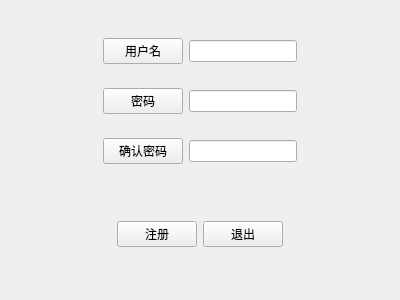
<?xml version="1.0" encoding="UTF-8"?>
<ui version="4.0">
 <class>zhuce</class>
 <widget class="QWidget" name="zhuce">
  <property name="geometry">
   <rect>
    <x>0</x>
    <y>0</y>
    <width>400</width>
    <height>300</height>
   </rect>
  </property>
  <property name="windowTitle">
   <string>Form</string>
  </property>
  <layout class="QVBoxLayout" name="verticalLayout_2">
   <item>
    <widget class="QWidget" name="widget_6" native="true">
     <layout class="QVBoxLayout" name="verticalLayout_3">
      <item>
       <widget class="QWidget" name="widget_4" native="true">
        <layout class="QVBoxLayout" name="verticalLayout">
         <item>
          <widget class="QWidget" name="widget" native="true">
           <layout class="QHBoxLayout" name="horizontalLayout">
            <item>
             <spacer name="horizontalSpacer">
              <property name="orientation">
               <enum>Qt::Horizontal</enum>
              </property>
              <property name="sizeHint" stdset="0">
               <size>
                <width>40</width>
                <height>20</height>
               </size>
              </property>
             </spacer>
            </item>
            <item>
             <widget class="QPushButton" name="pushButton">
              <property name="text">
               <string>用户名</string>
              </property>
             </widget>
            </item>
            <item>
             <widget class="QLineEdit" name="yonghuming"/>
            </item>
            <item>
             <spacer name="horizontalSpacer_2">
              <property name="orientation">
               <enum>Qt::Horizontal</enum>
              </property>
              <property name="sizeHint" stdset="0">
               <size>
                <width>40</width>
                <height>20</height>
               </size>
              </property>
             </spacer>
            </item>
           </layout>
          </widget>
         </item>
         <item>
          <widget class="QWidget" name="widget_2" native="true">
           <layout class="QHBoxLayout" name="horizontalLayout_2">
            <item>
             <spacer name="horizontalSpacer_3">
              <property name="orientation">
               <enum>Qt::Horizontal</enum>
              </property>
              <property name="sizeHint" stdset="0">
               <size>
                <width>40</width>
                <height>20</height>
               </size>
              </property>
             </spacer>
            </item>
            <item>
             <widget class="QPushButton" name="pushButton_2">
              <property name="text">
               <string>密码</string>
              </property>
             </widget>
            </item>
            <item>
             <widget class="QLineEdit" name="mima"/>
            </item>
            <item>
             <spacer name="horizontalSpacer_4">
              <property name="orientation">
               <enum>Qt::Horizontal</enum>
              </property>
              <property name="sizeHint" stdset="0">
               <size>
                <width>40</width>
                <height>20</height>
               </size>
              </property>
             </spacer>
            </item>
           </layout>
          </widget>
         </item>
         <item>
          <widget class="QWidget" name="widget_3" native="true">
           <layout class="QHBoxLayout" name="horizontalLayout_3">
            <item>
             <spacer name="horizontalSpacer_5">
              <property name="orientation">
               <enum>Qt::Horizontal</enum>
              </property>
              <property name="sizeHint" stdset="0">
               <size>
                <width>40</width>
                <height>20</height>
               </size>
              </property>
             </spacer>
            </item>
            <item>
             <widget class="QPushButton" name="pushButton_3">
              <property name="text">
               <string>确认密码</string>
              </property>
             </widget>
            </item>
            <item>
             <widget class="QLineEdit" name="mima_2"/>
            </item>
            <item>
             <spacer name="horizontalSpacer_6">
              <property name="orientation">
               <enum>Qt::Horizontal</enum>
              </property>
              <property name="sizeHint" stdset="0">
               <size>
                <width>40</width>
                <height>20</height>
               </size>
              </property>
             </spacer>
            </item>
           </layout>
          </widget>
         </item>
        </layout>
       </widget>
      </item>
      <item>
       <widget class="QWidget" name="widget_5" native="true">
        <layout class="QHBoxLayout" name="horizontalLayout_4">
         <item>
          <spacer name="horizontalSpacer_7">
           <property name="orientation">
            <enum>Qt::Horizontal</enum>
           </property>
           <property name="sizeHint" stdset="0">
            <size>
             <width>40</width>
             <height>20</height>
            </size>
           </property>
          </spacer>
         </item>
         <item>
          <widget class="QPushButton" name="zhuce_2">
           <property name="text">
            <string>注册</string>
           </property>
          </widget>
         </item>
         <item>
          <widget class="QPushButton" name="tuichu">
           <property name="text">
            <string>退出</string>
           </property>
          </widget>
         </item>
         <item>
          <spacer name="horizontalSpacer_8">
           <property name="orientation">
            <enum>Qt::Horizontal</enum>
           </property>
           <property name="sizeHint" stdset="0">
            <size>
             <width>40</width>
             <height>20</height>
            </size>
           </property>
          </spacer>
         </item>
        </layout>
       </widget>
      </item>
     </layout>
    </widget>
   </item>
  </layout>
 </widget>
 <resources/>
 <connections/>
</ui>
